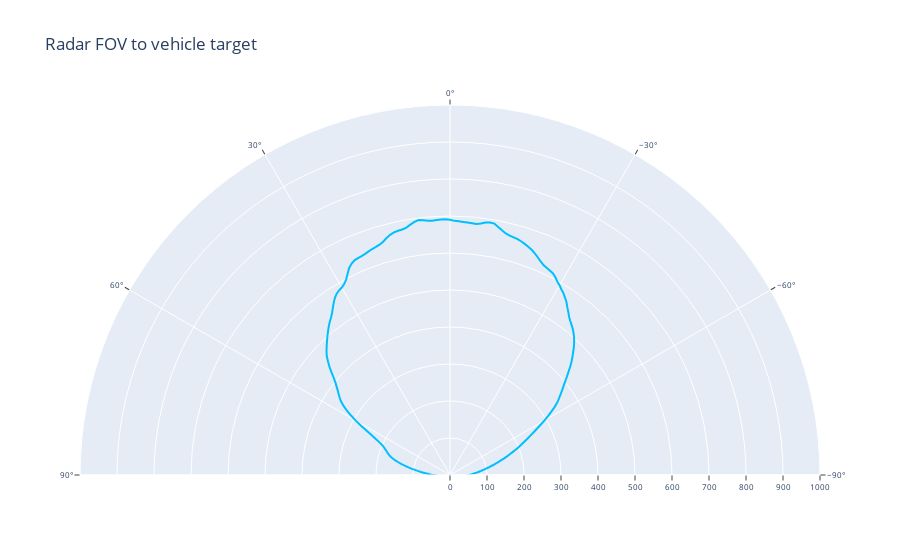

This figure's notebook cell:
### Code cell
fig = go.Figure()
fig.add_trace(go.Scatterpolar(
        r = solution[:,1],
        theta = solution[:,0],
        mode = 'lines',
        name = 'Figure 8',
        line_color = 'deepskyblue',
    ))

fig.update_layout(
    title = 'Radar FOV to vehicle target',
    showlegend = False,
    polar = dict(
        radialaxis = dict(range=[0, 1000], tickfont_size=8, ticks='outside'),
        angularaxis = dict(showticklabels=True,tickfont_size=8, rotation=90, ticks='outside'),
        sector = [0,180]
    )
)

### Figure 1 — Plotly figure (JSON) as saved in the notebook; plotly's stock layout.template omitted (floating-point values rounded to 4 significant figures; data arrays with more than 128 entries replaced by an {"elided": "..."} marker saying what was removed)
{"data": [{"line": {"color": "deepskyblue"}, "mode": "lines", "name": "Figure 8", "r": {"elided": "359 int values"}, "theta": {"elided": "359 int values"}, "type": "scatterpolar"}], "layout": {"autosize": true, "polar": {"angularaxis": {"rotation": 90, "showticklabels": true, "tickfont": {"size": 8}, "ticks": "outside", "type": "linear"}, "radialaxis": {"autorange": false, "range": [0, 1000], "tickfont": {"size": 8}, "ticks": "outside", "type": "linear"}, "sector": [0, 180]}, "showlegend": false, "title": {"text": "Radar FOV to vehicle target"}}}
